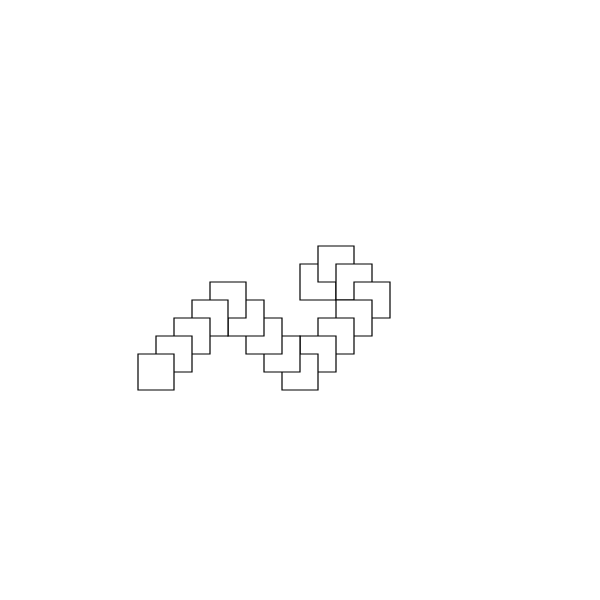
Frame 1 (no input)
Frame 60 (no input): identical to frame 1, image omitted
Frame 120 (the mouse pressed at the canvas centre since frame 60): identical to frame 1, image omitted

The p5.js sketch that drew this single still picture (run headless with seeded random() and noise() and a simulated clock; from frame 60 on, the mouse is pressed at the canvas centre):

// p5.js sketch
// ── sketch.js
//I made a rectangle! Called R with translate length en rect as length*2 (line 55)

let premise = 'F';
  let rules = {
    F: 'RR+RR+RRRR+RRRR-RRRR',
  }
let bigRule;


let length = 60;
let angle = 90;

function setup() {
  createCanvas(600, 600);
  angleMode(DEGREES);
  bigRule = resolveRules(premise, rules, 3);
  print(bigRule);
  
}

function draw() {
  background('white');
  stroke('black');
  strokeWeight(4);
  translate(width / 2, height / 2);
  rotate(-90);
  scale(0.3);

  drawShape(bigRule);
   // angle += 1;
  // length += 0.1;
}

function resolveRules(startRule, rules, depth) {
  let endRule = '';
  for (let currentLetter of startRule) {
    if (currentLetter in rules) {
      endRule += rules[currentLetter];
    } else {
      endRule += currentLetter;
    }
  }
  if (depth >= 1) {
    endRule = resolveRules(endRule, rules, depth - 1);
  }
  return endRule;
}


function drawShape(rule)  {
  for (let c of rule) {
    if (c === 'F') {
      line(0, 0, length, 0);
      translate(length, 0);
    } else if (c === 'R') {
      rect(0, 0, length*2, length*2);
      translate(length, length);
    } else if (c === 'D') {
      line(0, 0, length * 4, 0);
      translate(length, 0);
    } else if (c === 'f') {
      translate(0, length, 0);
    } else if (c === '+') {
      rotate(angle);
    } else if (c === '-') {
      rotate(-angle);
    } else if (c === '[') {
      push();
    } else if (c === ']') {
      pop();
    } else if (c === '>') {
      scale(1.2);
    } else if (c === '<') {
      scale(0.8);
   
    }
  }
}
